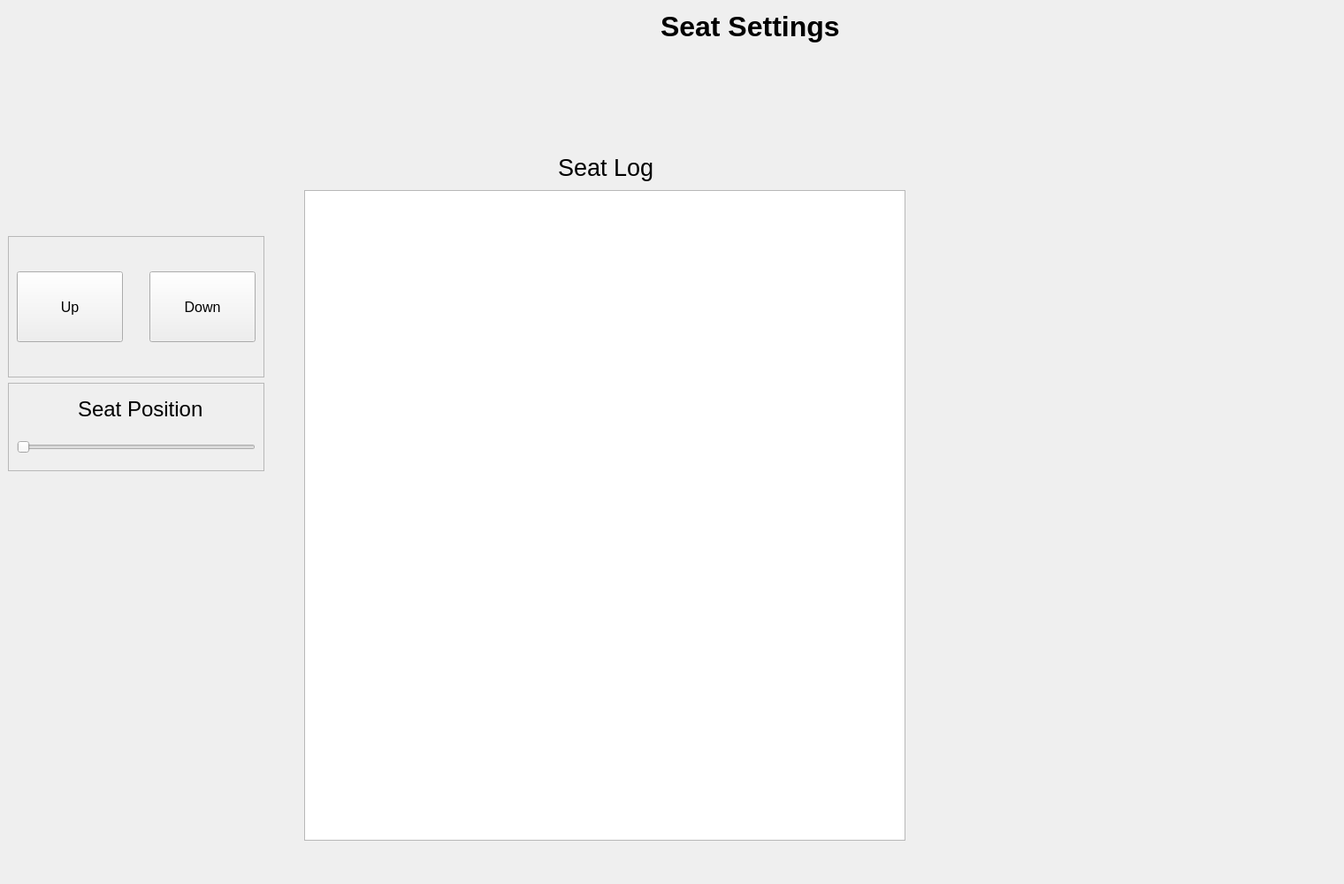
       <widget class="QWidget" name="seatPage">
        <property name="minimumSize">
         <size>
          <width>1520</width>
          <height>1000</height>
         </size>
        </property>
        <property name="maximumSize">
         <size>
          <width>1520</width>
          <height>1000</height>
         </size>
        </property>
        <widget class="QWidget" name="seatPageHeader" native="true">
         <property name="geometry">
          <rect>
           <x>0</x>
           <y>0</y>
           <width>1520</width>
           <height>60</height>
          </rect>
         </property>
         <property name="minimumSize">
          <size>
           <width>1520</width>
           <height>60</height>
          </size>
         </property>
         <property name="maximumSize">
          <size>
           <width>1520</width>
           <height>60</height>
          </size>
         </property>
         <layout class="QHBoxLayout" name="horizontalLayout_6">
          <item>
           <spacer name="horizontalSpacer_7">
            <property name="orientation">
             <enum>Qt::Horizontal</enum>
            </property>
            <property name="sizeHint" stdset="0">
             <size>
              <width>747</width>
              <height>20</height>
             </size>
            </property>
           </spacer>
          </item>
          <item>
           <widget class="QLabel" name="label_4">
            <property name="minimumSize">
             <size>
              <width>210</width>
              <height>40</height>
             </size>
            </property>
            <property name="maximumSize">
             <size>
              <width>210</width>
              <height>40</height>
             </size>
            </property>
            <property name="font">
             <font>
              <pointsize>24</pointsize>
              <weight>75</weight>
              <bold>true</bold>
             </font>
            </property>
            <property name="text">
             <string>Seat Settings</string>
            </property>
           </widget>
          </item>
          <item>
           <spacer name="horizontalSpacer_8">
            <property name="orientation">
             <enum>Qt::Horizontal</enum>
            </property>
            <property name="sizeHint" stdset="0">
             <size>
              <width>557</width>
              <height>20</height>
             </size>
            </property>
           </spacer>
          </item>
         </layout>
        </widget>
        <widget class="QWidget" name="seatPageBody" native="true">
         <property name="geometry">
          <rect>
           <x>0</x>
           <y>60</y>
           <width>1080</width>
           <height>1000</height>
          </rect>
         </property>
         <property name="minimumSize">
          <size>
           <width>1080</width>
           <height>1000</height>
          </size>
         </property>
         <property name="maximumSize">
          <size>
           <width>1080</width>
           <height>1000</height>
          </size>
         </property>
         <layout class="QGridLayout" name="gridLayout_3">
          <item row="0" column="0">
           <widget class="QWidget" name="seatControlArea" native="true">
            <property name="minimumSize">
             <size>
              <width>320</width>
              <height>1140</height>
             </size>
            </property>
            <property name="maximumSize">
             <size>
              <width>290</width>
              <height>1140</height>
             </size>
            </property>
            <layout class="QVBoxLayout" name="verticalLayout_9">
             <item>
              <spacer name="verticalSpacer_7">
               <property name="orientation">
                <enum>Qt::Vertical</enum>
               </property>
               <property name="sizeHint" stdset="0">
                <size>
                 <width>20</width>
                 <height>180</height>
                </size>
               </property>
              </spacer>
             </item>
             <item>
              <widget class="QFrame" name="seatBtnArea">
               <property name="minimumSize">
                <size>
                 <width>290</width>
                 <height>160</height>
                </size>
               </property>
               <property name="maximumSize">
                <size>
                 <width>290</width>
                 <height>160</height>
                </size>
               </property>
               <property name="frameShape">
                <enum>QFrame::StyledPanel</enum>
               </property>
               <property name="frameShadow">
                <enum>QFrame::Raised</enum>
               </property>
               <layout class="QHBoxLayout" name="horizontalLayout_15">
                <item>
                 <widget class="QPushButton" name="upSeatBtn">
                  <property name="minimumSize">
                   <size>
                    <width>120</width>
                    <height>80</height>
                   </size>
                  </property>
                  <property name="maximumSize">
                   <size>
                    <width>120</width>
                    <height>80</height>
                   </size>
                  </property>
                  <property name="font">
                   <font>
                    <pointsize>12</pointsize>
                   </font>
                  </property>
                  <property name="text">
                   <string>Up</string>
                  </property>
                  <property name="iconSize">
                   <size>
                    <width>40</width>
                    <height>40</height>
                   </size>
                  </property>
                  <property name="checkable">
                   <bool>false</bool>
                  </property>
                  <property name="autoExclusive">
                   <bool>false</bool>
                  </property>
                 </widget>
                </item>
                <item>
                 <spacer name="spaceer">
                  <property name="orientation">
                   <enum>Qt::Horizontal</enum>
                  </property>
                  <property name="sizeHint" stdset="0">
                   <size>
                    <width>15</width>
                    <height>20</height>
                   </size>
                  </property>
                 </spacer>
                </item>
                <item>
                 <widget class="QPushButton" name="downSeatBtn">
                  <property name="minimumSize">
                   <size>
                    <width>120</width>
                    <height>80</height>
                   </size>
                  </property>
                  <property name="maximumSize">
                   <size>
                    <width>120</width>
                    <height>80</height>
                   </size>
                  </property>
                  <property name="font">
                   <font>
                    <pointsize>12</pointsize>
                   </font>
                  </property>
                  <property name="text">
                   <string>Down</string>
                  </property>
                  <property name="iconSize">
                   <size>
                    <width>40</width>
                    <height>40</height>
                   </size>
                  </property>
                  <property name="checkable">
                   <bool>false</bool>
                  </property>
                  <property name="autoExclusive">
                   <bool>false</bool>
                  </property>
                 </widget>
                </item>
               </layout>
              </widget>
             </item>
             <item>
              <widget class="QFrame" name="frame_6">
               <property name="minimumSize">
                <size>
                 <width>290</width>
                 <height>100</height>
                </size>
               </property>
               <property name="maximumSize">
                <size>
                 <width>290</width>
                 <height>100</height>
                </size>
               </property>
               <property name="frameShape">
                <enum>QFrame::StyledPanel</enum>
               </property>
               <property name="frameShadow">
                <enum>QFrame::Raised</enum>
               </property>
               <widget class="QSlider" name="seatLevel">
                <property name="geometry">
                 <rect>
                  <x>10</x>
                  <y>53</y>
                  <width>270</width>
                  <height>40</height>
                 </rect>
                </property>
                <property name="minimumSize">
                 <size>
                  <width>270</width>
                  <height>40</height>
                 </size>
                </property>
                <property name="maximumSize">
                 <size>
                  <width>270</width>
                  <height>40</height>
                 </size>
                </property>
                <property name="maximum">
                 <number>255</number>
                </property>
                <property name="orientation">
                 <enum>Qt::Horizontal</enum>
                </property>
               </widget>
               <widget class="QWidget" name="layoutWidget">
                <property name="geometry">
                 <rect>
                  <x>11</x>
                  <y>11</y>
                  <width>260</width>
                  <height>37</height>
                 </rect>
                </property>
                <layout class="QHBoxLayout" name="horizontalLayout_16">
                 <item>
                  <spacer name="horizontalSpacer_20">
                   <property name="orientation">
                    <enum>Qt::Horizontal</enum>
                   </property>
                   <property name="sizeHint" stdset="0">
                    <size>
                     <width>68</width>
                     <height>20</height>
                    </size>
                   </property>
                  </spacer>
                 </item>
                 <item>
                  <widget class="QLabel" name="label_9">
                   <property name="minimumSize">
                    <size>
                     <width>140</width>
                     <height>35</height>
                    </size>
                   </property>
                   <property name="maximumSize">
                    <size>
                     <width>140</width>
                     <height>35</height>
                    </size>
                   </property>
                   <property name="font">
                    <font>
                     <pointsize>18</pointsize>
                    </font>
                   </property>
                   <property name="text">
                    <string>Seat Position</string>
                   </property>
                  </widget>
                 </item>
                 <item>
                  <spacer name="horizontalSpacer_21">
                   <property name="orientation">
                    <enum>Qt::Horizontal</enum>
                   </property>
                   <property name="sizeHint" stdset="0">
                    <size>
                     <width>38</width>
                     <height>20</height>
                    </size>
                   </property>
                  </spacer>
                 </item>
                </layout>
               </widget>
              </widget>
             </item>
             <item>
              <spacer name="verticalSpacer_8">
               <property name="orientation">
                <enum>Qt::Vertical</enum>
               </property>
               <property name="sizeHint" stdset="0">
                <size>
                 <width>20</width>
                 <height>658</height>
                </size>
               </property>
              </spacer>
             </item>
            </layout>
           </widget>
          </item>
          <item row="0" column="1">
           <widget class="QWidget" name="seatContent" native="true">
            <property name="minimumSize">
             <size>
              <width>1080</width>
              <height>1000</height>
             </size>
            </property>
            <property name="maximumSize">
             <size>
              <width>1230</width>
              <height>1000</height>
             </size>
            </property>
            <layout class="QFormLayout" name="formLayout_3">
             <item row="0" column="0">
              <widget class="QWidget" name="widget_6" native="true">
               <property name="minimumSize">
                <size>
                 <width>700</width>
                 <height>800</height>
                </size>
               </property>
               <property name="maximumSize">
                <size>
                 <width>700</width>
                 <height>800</height>
                </size>
               </property>
               <layout class="QVBoxLayout" name="verticalLayout_11">
                <item>
                 <layout class="QHBoxLayout" name="horizontalLayout_17">
                  <item>
                   <spacer name="horizontalSpacer_22">
                    <property name="orientation">
                     <enum>Qt::Horizontal</enum>
                    </property>
                    <property name="sizeHint" stdset="0">
                     <size>
                      <width>78</width>
                      <height>20</height>
                     </size>
                    </property>
                   </spacer>
                  </item>
                  <item>
                   <widget class="QLabel" name="seatLogLabel">
                    <property name="minimumSize">
                     <size>
                      <width>0</width>
                      <height>40</height>
                     </size>
                    </property>
                    <property name="maximumSize">
                     <size>
                      <width>16777215</width>
                      <height>16777215</height>
                     </size>
                    </property>
                    <property name="font">
                     <font>
                      <pointsize>20</pointsize>
                     </font>
                    </property>
                    <property name="text">
                     <string>Seat Log</string>
                    </property>
                   </widget>
                  </item>
                  <item>
                   <spacer name="horizontalSpacer_23">
                    <property name="orientation">
                     <enum>Qt::Horizontal</enum>
                    </property>
                    <property name="sizeHint" stdset="0">
                     <size>
                      <width>40</width>
                      <height>20</height>
                     </size>
                    </property>
                   </spacer>
                  </item>
                 </layout>
                </item>
                <item>
                 <widget class="QListWidget" name="seatLog">
                  <property name="maximumSize">
                   <size>
                    <width>680</width>
                    <height>800</height>
                   </size>
                  </property>
                 </widget>
                </item>
               </layout>
              </widget>
             </item>
            </layout>
           </widget>
          </item>
         </layout>
        </widget>
       </widget>
